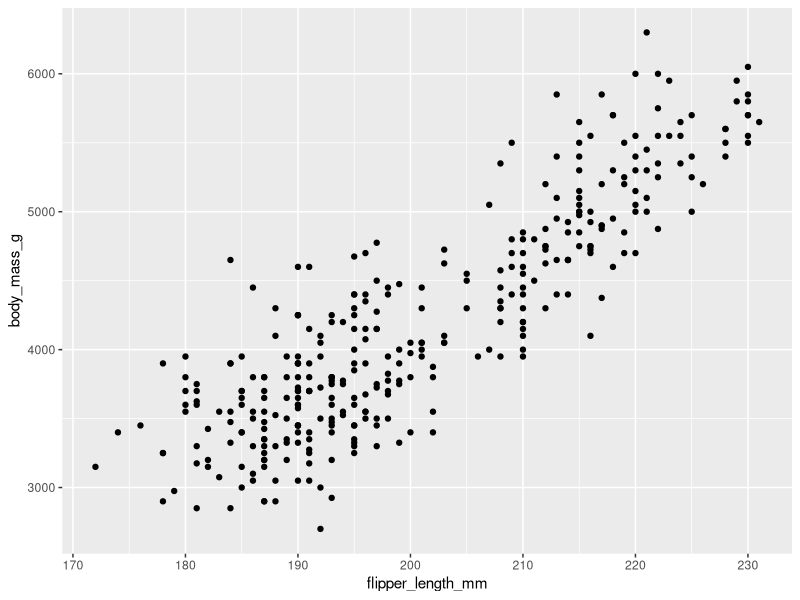
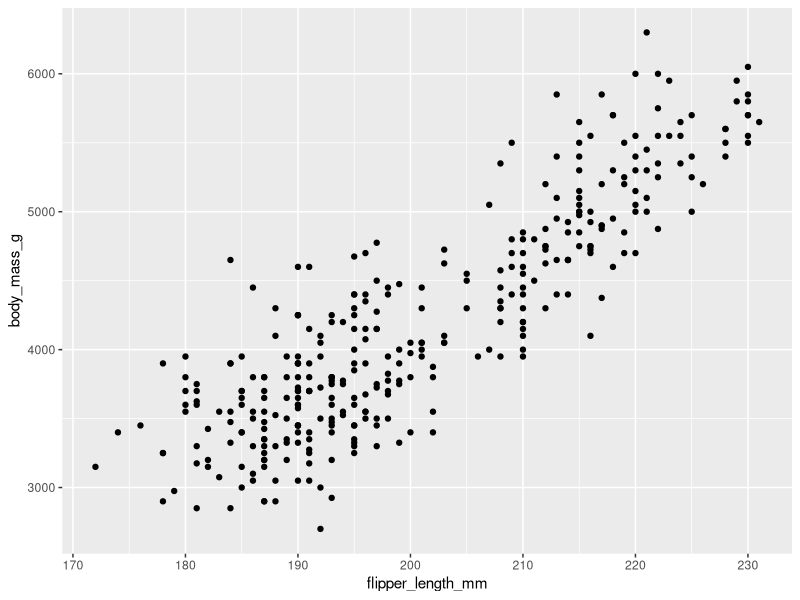
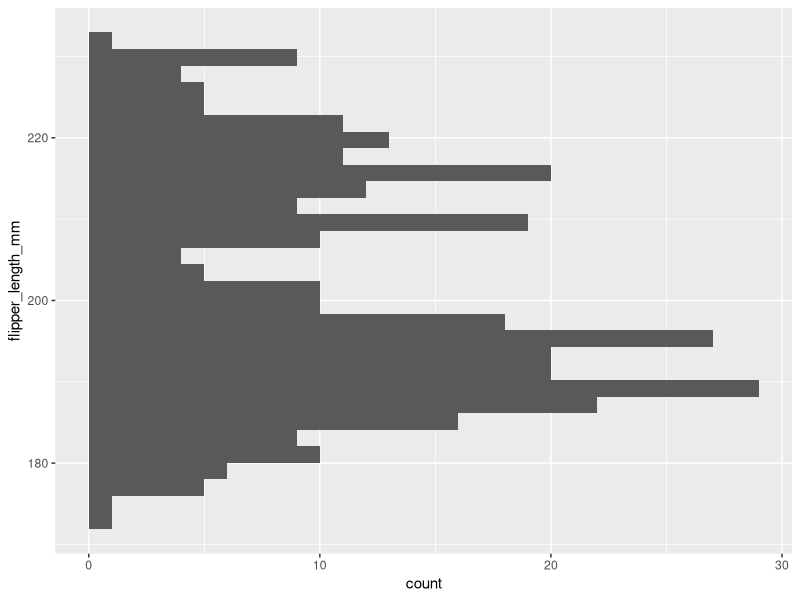
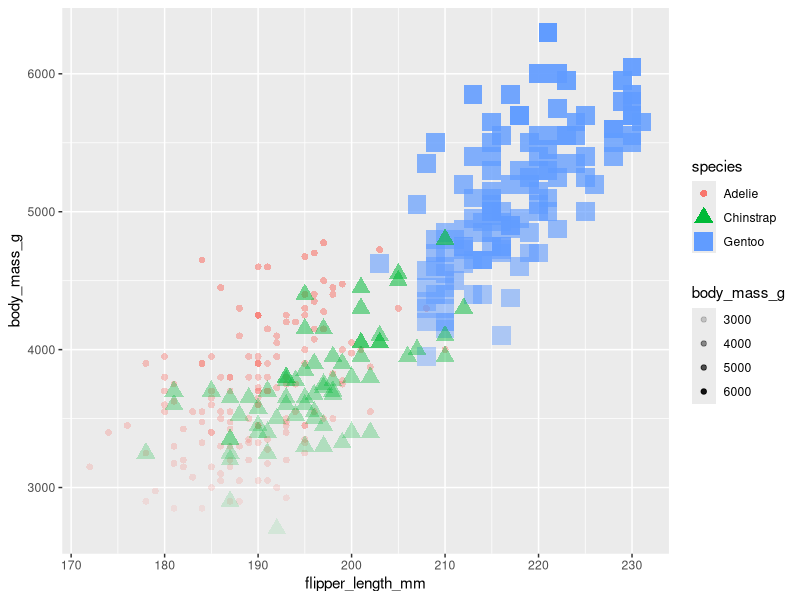
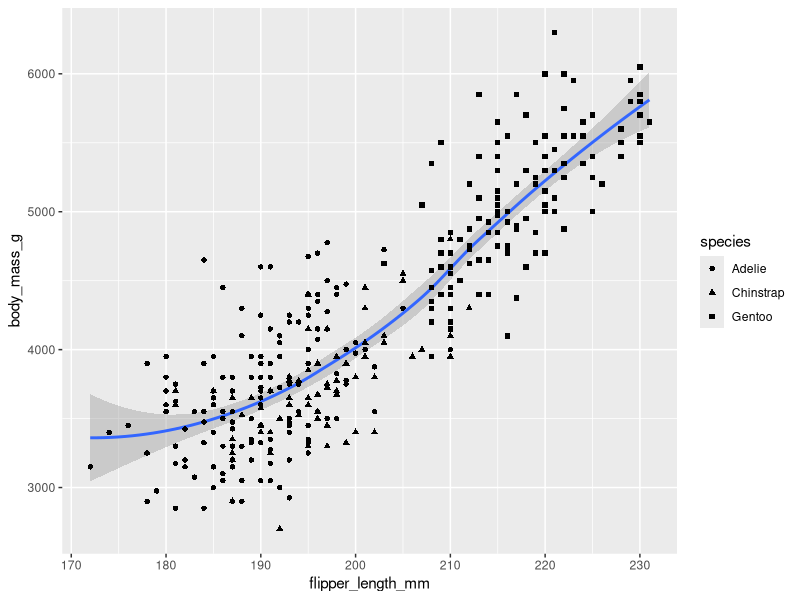
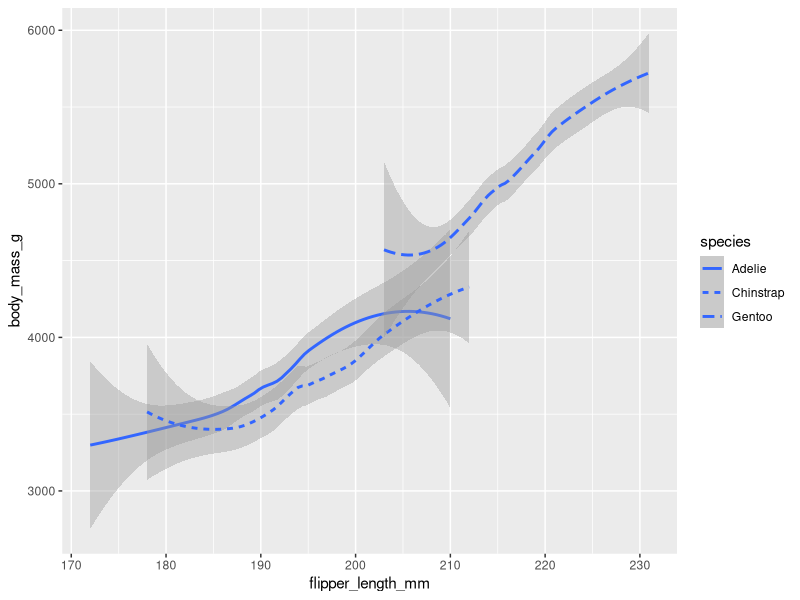
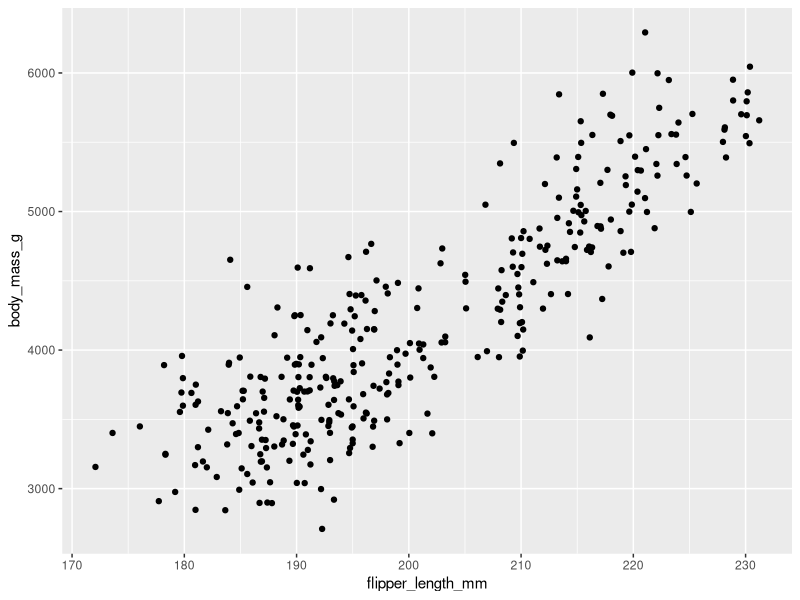
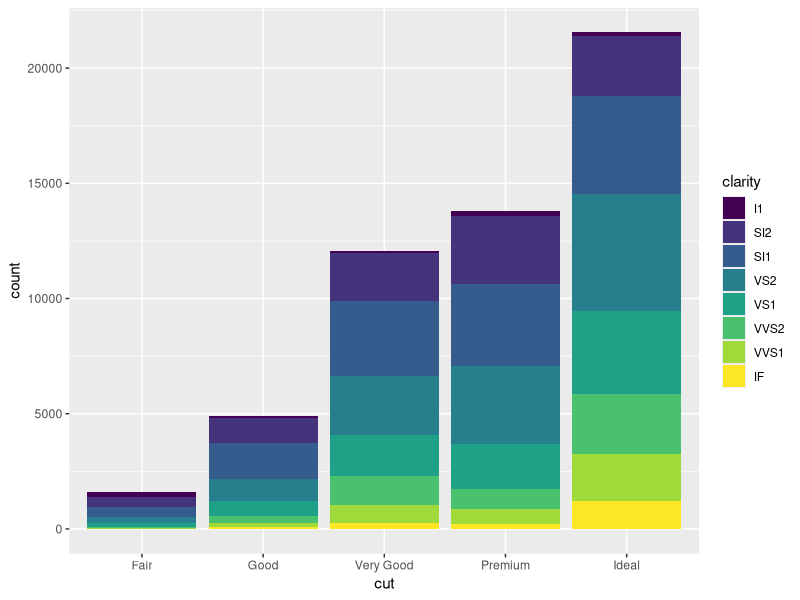

Write the R code that produced these figures, in order. (Note: this script raises an error after producing the figures.)
# Visualization
library(tidyverse)

library(palmerpenguins)

data(penguins)
View(penguins)


# -----------scaller plots--------------------
# This 2 plot the same graphic
ggplot(data = penguins) + geom_point(mapping = aes(x = flipper_length_mm, y = body_mass_g, 
                                                   low="red", high="yellow") )
ggplot(data = penguins, mapping = aes(x = flipper_length_mm, y = body_mass_g)) +  geom_point()


ggplot(data = penguins, mapping = aes(y = flipper_length_mm)) +  geom_histogram()


# change color, size, form and alpha in ggplot
ggplot(data = penguins, mapping = aes(x = flipper_length_mm, y = body_mass_g
                                      ,shape = species, color = species, size = species, alpha = body_mass_g
                                      )) +  geom_point() 


# shows trends with plots
ggplot(data = penguins) +
  geom_smooth (mapping = aes(x = flipper_length_mm, y = body_mass_g)) +
  geom_point (mapping = aes(x = flipper_length_mm, y = body_mass_g, shape = species))

# show onlni trend lines of the values
# shows trends
ggplot(data = penguins) +
  geom_smooth (mapping = aes(x = flipper_length_mm, y = body_mass_g, linetype = species))
?geom_smooth

# It adds a small amount of random variation to the location of each point, and is a useful 
# way of handling overplotting caused by discreteness in smaller datasets.
?geom_jitter
ggplot(data = penguins) +
  geom_jitter (mapping = aes(x = flipper_length_mm, y = body_mass_g, linetype = species))


# -----------bar charts--------------------
# verify the rows
str(diamonds)

# use bar chart
ggplot(data = diamonds) + 
  # the bar charts automatically counts the number of data we have
  geom_bar(mapping = aes(x = cut, fill = clarity))


# ----------------- Aesthetics and facets-----------------

# facet_wrap helps to distribut the data in several charts
ggplot(data = penguins) + geom_point(mapping = aes(x = flipper_length_mm, y = body_mass_g, color = species)) +
  facet_wrap(~species)


# using othe data source
ggplot(data = diamonds) + 
  geom_bar(mapping = aes(x = color, fill = cut))+
facet_wrap(~cut)

# using facet_grid()
ggplot(data = penguins) + geom_point(mapping = aes(x = flipper_length_mm, y = body_mass_g, color = species)) +
  facet_grid(sex~species)


# organize data based on sex
ggplot(data = penguins) + geom_point(mapping = aes(x = flipper_length_mm, y = body_mass_g, color = species)) +
  facet_grid(~sex)


# --------------------------------------
#   Based on the bar chart you created in Step 4, which distribution type has the
# most number of bookings?
#   ---------------------------------------

library(rio)
hotel_bookings <- import("~/CourseFiles-20220316T104105Z-001/apps/hotel_bookings.csv")

str(hotel_bookings)


ggplot(data = hotel_bookings) + geom_bar(mapping = aes(x = distribution_channel))
          


# using the filter of year to manage the plot
hotel_bookings %>% 
  filter(arrival_date_year == 2017) %>% 
   ggplot(aes(x = distribution_channel, fill = distribution_channel)) + geom_bar()
           
           

# ---------------------------------------
# In Step 5 of this activity, you created a data frame onlineta_city_hotels_v2. What is the 
# lead time in the first row created in this data frame?       
#   ---------------------------------------           

# Your stakeholder asked about the group of guests who typically make early bookings, and this plot showed that many of these guests do not have children. 
# 
# Now, your stakeholder wants to run a family-friendly promotion targeting key market segments. She wants to know which market segments generate the largest number of bookings, and where these bookings are made (city hotels or resort hotels). 
# 
# First, you decide to create a bar chart showing each hotel type and market segment. You use different colors to represent each market segment: 


## Step 2: Refresh Your Memory

# By now, you are pretty familiar with this data set. But you can refresh your memory with the `head()` and `colnames()` 
# functions. Run two code chunks below to get at a sample of the data and also preview all the column names:
  

colnames(hotel_bookings)

# You decide to create a bar chart showing each hotel type and market segment. 
# You use different colors to represent each market segment:
  
# market segmentation
ggplot(data = hotel_bookings) +
  geom_bar(mapping = aes(x = hotel, fill = market_segment))


# You decide to use the facet_wrap() function to create a separate plot for each market segment: 
ggplot(data = hotel_bookings) +
  geom_bar(mapping = aes(x = hotel)) +
  facet_wrap(~market_segment)


## Step 5: Filtering


# Use the `filter()` function to create a data set that only includes the data you want: 
  
onlineta_city_hotels <- filter(hotel_bookings, 
                               (hotel=="City Hotel" & 
                                  hotel_bookings$market_segment=="Online TA"))

View(onlineta_city_hotels)

onlineta_city_hotels_v2 <- hotel_bookings %>%
  filter(hotel=="City Hotel") %>%
  filter(market_segment=="Online TA")


# This code chunk generates the same data frame by using the `View()` function:
View(onlineta_city_hotels_v2)



